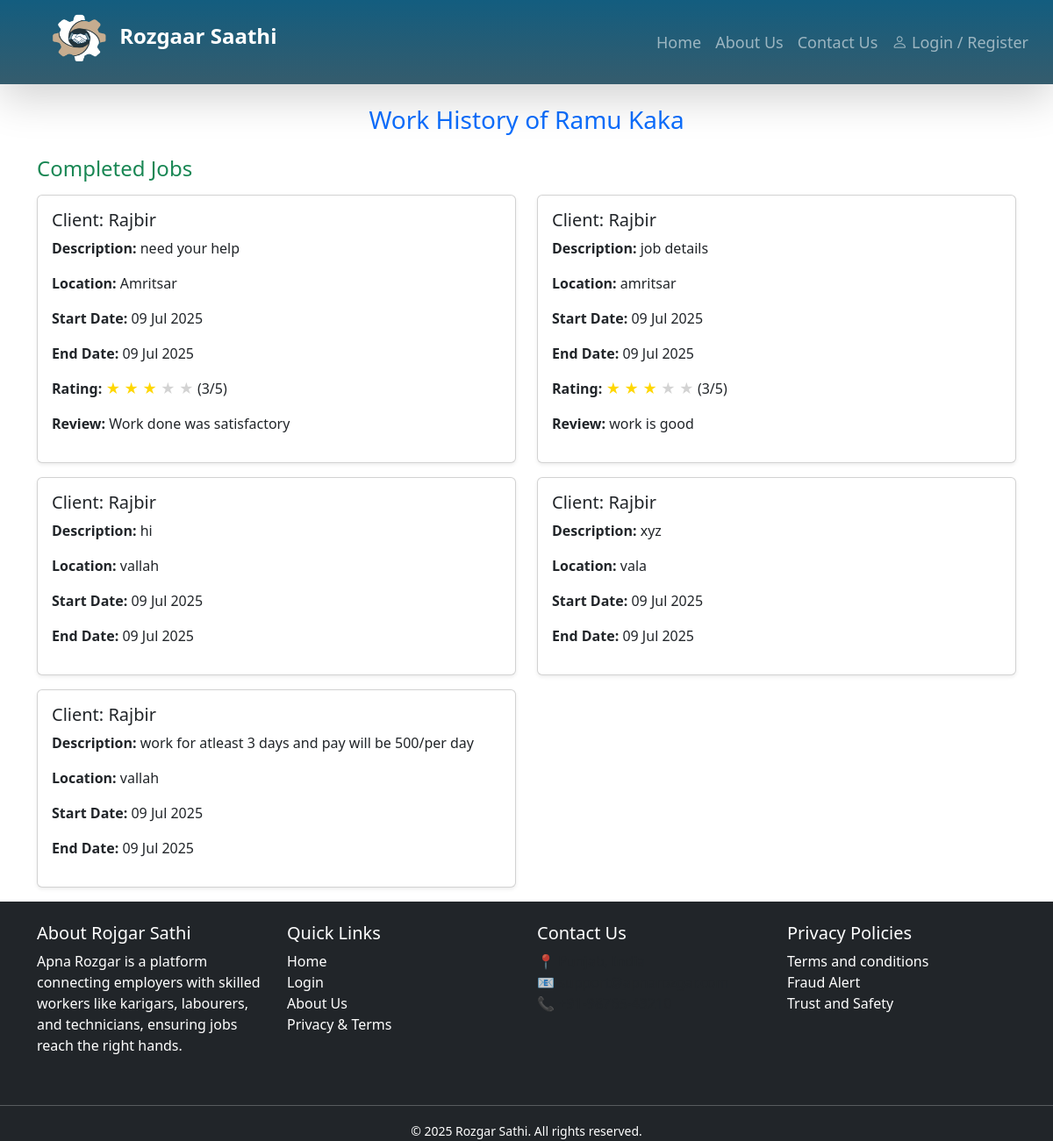
/hunarbaaz/work-history/9/, run on the app's committed database.
### hunarbaaz/models.py (models this page shows, shortened)
class Hunarbaaz(models.Model):
    SKILL_CHOICES = [
        ('', 'Tell us your skill'),  # placeholder
        ('Construction', 'Construction'),
        ('Electrician', 'Electrician'),
        ('Painter', 'Painter'),
        ('Domestic Worker', 'Domestic Worker'),
        ('Plumber', 'Plumber'),
        ('Carpenter', 'Carpenter'),
        ('Electronics Repair', 'Electronics Repair'),
        ('Mechanic', 'Mechanic'),
        ('Others', 'Others'),
    ]
    locations=[
        ('','select you location'),
        ('Vallah/Verka','Vallah/Verka'),
        ('Hall Bazaar','Hall Bazaar'),
        ('Ranjit-Avenue','Ranjit-Avenue'),
        ('Company-bagh','Company-bagh'),
        ('Golden-gate','Golden-gate'),
        ('Putlighar','Putlighar'),
        ('Ramgharia gate','Ramgharia gate'),
        ('Batala-road','Batala-road'),
        ('Majitha-road','Majitha-road'),
        ('Ram Bagh','Ram Bagh'),
        ('other','other')
    ]
    user = models.OneToOneField(User, on_delete=models.CASCADE)
    password_plain = models.CharField(max_length=128, blank=True, null=True)
    full_name = models.CharField(max_length=100)
    mobile = models.CharField(max_length=15)
    skill = models.CharField(max_length=50, choices=SKILL_CHOICES)
    location = models.CharField(max_length=100, choices=locations)
    experience = models.PositiveIntegerField(help_text="Years of experience")
    aadhaar_number = models.CharField(max_length=12,unique=True,validators=[aadhaar_validator])
    wages = models.PositiveIntegerField(help_text="required pay for 8 hours" ,blank=False,null=False, default=False)
    profile_pic = models.ImageField(upload_to='hunarbaaz/profile_pics/', null=True, blank=True)
    work_sample = models.ImageField(upload_to='hunarbaaz/work_samples/', null=True, blank=True)
    is_verified = models.BooleanField(default=False)
    created_at = models.DateTimeField(auto_now_add=True)

### client/models.py (models this page shows, shortened)
class PostRequest(models.Model):
    client = models.ForeignKey(User, on_delete=models.CASCADE, related_name='sent_requests')
    hunarbaaz = models.ForeignKey('hunarbaaz.Hunarbaaz', on_delete=models.CASCADE, related_name='received_requests')
    job_description = models.TextField()
    location = models.CharField(max_length=100)
    start_date = models.DateField(help_text="Start date of the job",null=False,blank=True)
    end_date = models.DateField(help_text="Expected completion date",null=False,blank=True)
    JOB_TYPE_CHOICES = [
        ('residential', 'Residential'),
        ('commercial', 'Commercial'),
    ]
    job_type = models.CharField(max_length=20,choices=JOB_TYPE_CHOICES,default='residential',help_text="Type of job location")
    is_accepted = models.BooleanField(null=True, blank=True)  # None = Pending, True = Accepted, False = Rejected
    is_completed = models.BooleanField(default=False)
    is_cancelled = models.BooleanField(default=False, help_text="Whether the client has cancelled the request")
    created_at = models.DateTimeField(auto_now_add=True)
    rating = models.IntegerField(
    validators=[MinValueValidator(1), MaxValueValidator(5)],
    null=True,
    blank=True,
    help_text="Client rating after completion (1 to 5)"
)
    review = models.TextField(null=True, blank=True, help_text="Optional client feedback")

### hunarbaaz/views.py (the view)
# urls.py: path('work-history/<int:hunarbaaz_id>/', views.public_work_history, name='public_work_history'),  # For Client
def public_work_history(request, hunarbaaz_id):
    profile = get_object_or_404(Hunarbaaz, id=hunarbaaz_id)
    completed_jobs = PostRequest.objects.filter(
        hunarbaaz=profile,
        is_completed=True
    ).order_by('-end_date', '-created_at')
    cancelled_jobs = PostRequest.objects.filter(
        hunarbaaz=profile,
        is_cancelled=True
    ).order_by('-end_date', '-created_at')
    return render(request, 'hunarbaaz/public_work_history.html', {
        'profile': profile,
        'completed_jobs': completed_jobs,
        'cancelled_jobs': cancelled_jobs
    })

### hunarbaaz/templates/hunarbaaz/public_work_history.html (shortened to what this page needs)
{% extends 'base/base.html' %}
{% block content %}
  <div class="container mt-4">
    <h3 class="text-center text-primary mb-4">Work History of {{ profile.full_name }}</h3>
    {% if completed_jobs %}
      <h4 class="text-success mb-3">Completed Jobs</h4>
      <div class="row">
        {% for job in completed_jobs %}
          <div class="col-md-6">
            <div class="card mb-3 shadow-sm">
              <div class="card-body">
                <h5 class="card-title">Client: {{ job.client.username }}</h5>
                <p>
                  <strong>Description:</strong> {{ job.job_description }}
                </p>
                <p>
                  <strong>Location:</strong> {{ job.location }}
                </p>
                <p>
                  <strong>Start Date:</strong> {{ job.start_date|date:'d M Y' }}
                </p>
                <p>
                  <strong>End Date:</strong> {{ job.end_date|date:'d M Y' }}
                </p>
                {% if job.rating %}
                  <p>
                    <strong>Rating:</strong>
                    {% for i in '12345'|make_list %}
                      {% if forloop.counter <= job.rating %}
                        <span style="color: gold;">&#9733;</span>
                      {% else %}
                        <span style="color: lightgray;">&#9733;</span>
                      {% endif %}
                    {% endfor %}({{ job.rating }}/5)
                  </p>
                {% endif %}
                {% if job.review %}
                  <p>
                    <strong>Review:</strong> {{ job.review }}
                  </p>
                {% endif %}
              </div>
            </div>
          </div>
        {% endfor %}
      </div>
    {% else %}
      <div class="alert alert-info text-center">No completed jobs yet.</div>
    {% endif %}
  </div>
{% endblock %}

### base/static/base/css/style.css (style rules this page uses)
body { background-color: white; }

### data on the page
Hunarbaaz: full_name "Ramu Kaka"
PostRequest: client.username "Rajbir", job_description "need your help", location "Amritsar", start_date "09 Jul 2025", end_date "09 Jul 2025", rating "3", review "Work done was satisfactory"
PostRequest: client.username "Rajbir", job_description "job details", location "amritsar", start_date "09 Jul 2025", end_date "09 Jul 2025", rating "3", review "work is good"
PostRequest: client.username "Rajbir", job_description "hi", location "vallah", start_date "09 Jul 2025", end_date "09 Jul 2025"
PostRequest: client.username "Rajbir", job_description "xyz", location "vala", start_date "09 Jul 2025", end_date "09 Jul 2025"
PostRequest: client.username "Rajbir", job_description "work for atleast 3 days and pay will be 500/per day", location "vallah", start_date "09 Jul 2025", end_date "09 Jul 2025"
